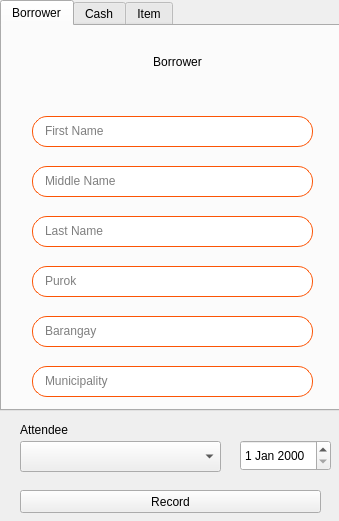
<?xml version="1.0" encoding="UTF-8"?>
<ui version="4.0">
 <class>MainWindow</class>
 <widget class="QMainWindow" name="MainWindow">
  <property name="geometry">
   <rect>
    <x>0</x>
    <y>0</y>
    <width>339</width>
    <height>521</height>
   </rect>
  </property>
  <property name="windowTitle">
   <string>MainWindow</string>
  </property>
  <property name="windowIcon">
   <iconset>
    <normaloff>../img/due today.png</normaloff>../img/due today.png</iconset>
  </property>
  <widget class="QWidget" name="centralwidget">
   <widget class="QTabWidget" name="tabWidget">
    <property name="geometry">
     <rect>
      <x>0</x>
      <y>0</y>
      <width>341</width>
      <height>411</height>
     </rect>
    </property>
    <property name="currentIndex">
     <number>0</number>
    </property>
    <widget class="QWidget" name="tab">
     <attribute name="title">
      <string>Borrower</string>
     </attribute>
     <widget class="QLabel" name="label">
      <property name="geometry">
       <rect>
        <x>60</x>
        <y>20</y>
        <width>231</width>
        <height>31</height>
       </rect>
      </property>
      <property name="styleSheet">
       <string notr="true">#label{
color: black;
font: 25 26pt &quot;Bodoni MT Poster Compressed&quot;;
}</string>
      </property>
      <property name="text">
       <string>Borrower</string>
      </property>
      <property name="alignment">
       <set>Qt::AlignCenter</set>
      </property>
     </widget>
     <widget class="QWidget" name="rect1" native="true">
      <property name="geometry">
       <rect>
        <x>30</x>
        <y>90</y>
        <width>281</width>
        <height>31</height>
       </rect>
      </property>
      <property name="styleSheet">
       <string notr="true">#rect1{
background-color:  white;
border: 1px solid  #fc5404;
border-radius: 15px;
}</string>
      </property>
      <widget class="QLineEdit" name="first_name">
       <property name="geometry">
        <rect>
         <x>10</x>
         <y>5</y>
         <width>261</width>
         <height>20</height>
        </rect>
       </property>
       <property name="styleSheet">
        <string notr="true">#first_name{
border: 1px solid white;
}</string>
       </property>
       <property name="placeholderText">
        <string>First Name</string>
       </property>
      </widget>
     </widget>
     <widget class="QWidget" name="rect1_2" native="true">
      <property name="geometry">
       <rect>
        <x>30</x>
        <y>140</y>
        <width>281</width>
        <height>31</height>
       </rect>
      </property>
      <property name="styleSheet">
       <string notr="true">#rect1_2{
background-color:  white;
border: 1px solid  #fc5404;
border-radius: 15px;
}</string>
      </property>
      <widget class="QLineEdit" name="middle_name">
       <property name="geometry">
        <rect>
         <x>10</x>
         <y>5</y>
         <width>261</width>
         <height>20</height>
        </rect>
       </property>
       <property name="styleSheet">
        <string notr="true">#middle_name{
border: 1px solid white;
}</string>
       </property>
       <property name="placeholderText">
        <string>Middle Name</string>
       </property>
      </widget>
     </widget>
     <widget class="QWidget" name="rect1_3" native="true">
      <property name="geometry">
       <rect>
        <x>30</x>
        <y>190</y>
        <width>281</width>
        <height>31</height>
       </rect>
      </property>
      <property name="styleSheet">
       <string notr="true">#rect1_3{
background-color:  white;
border: 1px solid  #fc5404;
border-radius: 15px;
}</string>
      </property>
      <widget class="QLineEdit" name="last_name">
       <property name="geometry">
        <rect>
         <x>10</x>
         <y>5</y>
         <width>261</width>
         <height>20</height>
        </rect>
       </property>
       <property name="styleSheet">
        <string notr="true">#last_name{
border: 1px solid white;
}</string>
       </property>
       <property name="placeholderText">
        <string>Last Name</string>
       </property>
      </widget>
     </widget>
     <widget class="QWidget" name="rect1_4" native="true">
      <property name="geometry">
       <rect>
        <x>30</x>
        <y>240</y>
        <width>281</width>
        <height>31</height>
       </rect>
      </property>
      <property name="styleSheet">
       <string notr="true">#rect1_4{
background-color:  white;
border: 1px solid  #fc5404;
border-radius: 15px;
}</string>
      </property>
      <widget class="QLineEdit" name="purok">
       <property name="geometry">
        <rect>
         <x>10</x>
         <y>5</y>
         <width>261</width>
         <height>20</height>
        </rect>
       </property>
       <property name="styleSheet">
        <string notr="true">#purok{
border: 1px solid white;
}</string>
       </property>
       <property name="placeholderText">
        <string>Purok</string>
       </property>
       <property name="cursorMoveStyle">
        <enum>Qt::LogicalMoveStyle</enum>
       </property>
      </widget>
     </widget>
     <widget class="QWidget" name="rect1_5" native="true">
      <property name="geometry">
       <rect>
        <x>30</x>
        <y>290</y>
        <width>281</width>
        <height>31</height>
       </rect>
      </property>
      <property name="styleSheet">
       <string notr="true">#rect1_5{
background-color:  white;
border: 1px solid  #fc5404;
border-radius: 15px;
}</string>
      </property>
      <widget class="QLineEdit" name="barangay">
       <property name="geometry">
        <rect>
         <x>10</x>
         <y>5</y>
         <width>261</width>
         <height>20</height>
        </rect>
       </property>
       <property name="styleSheet">
        <string notr="true">#barangay{
border: 1px solid white;
}</string>
       </property>
       <property name="placeholderText">
        <string>Barangay</string>
       </property>
      </widget>
     </widget>
     <widget class="QWidget" name="rect1_6" native="true">
      <property name="geometry">
       <rect>
        <x>30</x>
        <y>340</y>
        <width>281</width>
        <height>31</height>
       </rect>
      </property>
      <property name="styleSheet">
       <string notr="true">#rect1_6{
background-color:  white;
border: 1px solid  #fc5404;
border-radius: 15px;
}</string>
      </property>
      <widget class="QLineEdit" name="municipality">
       <property name="geometry">
        <rect>
         <x>10</x>
         <y>5</y>
         <width>261</width>
         <height>20</height>
        </rect>
       </property>
       <property name="styleSheet">
        <string notr="true">#municipality{
border: 1px solid white;
}</string>
       </property>
       <property name="placeholderText">
        <string>Municipality</string>
       </property>
      </widget>
     </widget>
    </widget>
    <widget class="QWidget" name="tab_2">
     <attribute name="title">
      <string>Cash</string>
     </attribute>
     <widget class="QLabel" name="label_2">
      <property name="geometry">
       <rect>
        <x>50</x>
        <y>80</y>
        <width>47</width>
        <height>13</height>
       </rect>
      </property>
      <property name="text">
       <string>Amount</string>
      </property>
     </widget>
     <widget class="QSpinBox" name="amount">
      <property name="geometry">
       <rect>
        <x>50</x>
        <y>100</y>
        <width>101</width>
        <height>31</height>
       </rect>
      </property>
      <property name="font">
       <font>
        <pointsize>11</pointsize>
       </font>
      </property>
      <property name="suffix">
       <string>.00</string>
      </property>
      <property name="prefix">
       <string>P</string>
      </property>
      <property name="maximum">
       <number>1000000000</number>
      </property>
     </widget>
     <widget class="QSpinBox" name="interest">
      <property name="geometry">
       <rect>
        <x>190</x>
        <y>100</y>
        <width>101</width>
        <height>31</height>
       </rect>
      </property>
      <property name="font">
       <font>
        <pointsize>11</pointsize>
       </font>
      </property>
      <property name="suffix">
       <string>%</string>
      </property>
      <property name="prefix">
       <string/>
      </property>
      <property name="maximum">
       <number>100</number>
      </property>
     </widget>
     <widget class="QLabel" name="label_3">
      <property name="geometry">
       <rect>
        <x>190</x>
        <y>80</y>
        <width>47</width>
        <height>13</height>
       </rect>
      </property>
      <property name="text">
       <string>Interest</string>
      </property>
     </widget>
    </widget>
    <widget class="QWidget" name="tab_3">
     <attribute name="title">
      <string>Item</string>
     </attribute>
     <widget class="QLineEdit" name="itemName">
      <property name="geometry">
       <rect>
        <x>20</x>
        <y>60</y>
        <width>311</width>
        <height>41</height>
       </rect>
      </property>
     </widget>
     <widget class="QLabel" name="label_5">
      <property name="geometry">
       <rect>
        <x>20</x>
        <y>40</y>
        <width>47</width>
        <height>13</height>
       </rect>
      </property>
      <property name="text">
       <string>Name</string>
      </property>
     </widget>
     <widget class="QSpinBox" name="quantity">
      <property name="geometry">
       <rect>
        <x>20</x>
        <y>150</y>
        <width>111</width>
        <height>31</height>
       </rect>
      </property>
      <property name="minimum">
       <number>1</number>
      </property>
     </widget>
     <widget class="QLabel" name="label_6">
      <property name="geometry">
       <rect>
        <x>20</x>
        <y>130</y>
        <width>47</width>
        <height>13</height>
       </rect>
      </property>
      <property name="text">
       <string>Quantity</string>
      </property>
     </widget>
     <widget class="QSpinBox" name="price">
      <property name="geometry">
       <rect>
        <x>160</x>
        <y>150</y>
        <width>111</width>
        <height>31</height>
       </rect>
      </property>
      <property name="suffix">
       <string>.00</string>
      </property>
      <property name="prefix">
       <string>P</string>
      </property>
      <property name="maximum">
       <number>10000000</number>
      </property>
     </widget>
     <widget class="QLabel" name="label_7">
      <property name="geometry">
       <rect>
        <x>160</x>
        <y>130</y>
        <width>47</width>
        <height>13</height>
       </rect>
      </property>
      <property name="text">
       <string>Price</string>
      </property>
     </widget>
    </widget>
   </widget>
   <widget class="QLabel" name="label_4">
    <property name="geometry">
     <rect>
      <x>20</x>
      <y>420</y>
      <width>61</width>
      <height>20</height>
     </rect>
    </property>
    <property name="text">
     <string>Attendee</string>
    </property>
   </widget>
   <widget class="QComboBox" name="attendee">
    <property name="geometry">
     <rect>
      <x>20</x>
      <y>441</y>
      <width>201</width>
      <height>31</height>
     </rect>
    </property>
   </widget>
   <widget class="QDateEdit" name="date">
    <property name="geometry">
     <rect>
      <x>240</x>
      <y>440</y>
      <width>91</width>
      <height>31</height>
     </rect>
    </property>
   </widget>
   <widget class="QPushButton" name="pushButton">
    <property name="geometry">
     <rect>
      <x>20</x>
      <y>490</y>
      <width>301</width>
      <height>23</height>
     </rect>
    </property>
    <property name="text">
     <string>Record</string>
    </property>
    <property name="autoRepeatInterval">
     <number>100</number>
    </property>
   </widget>
  </widget>
 </widget>
 <resources/>
 <connections/>
</ui>
